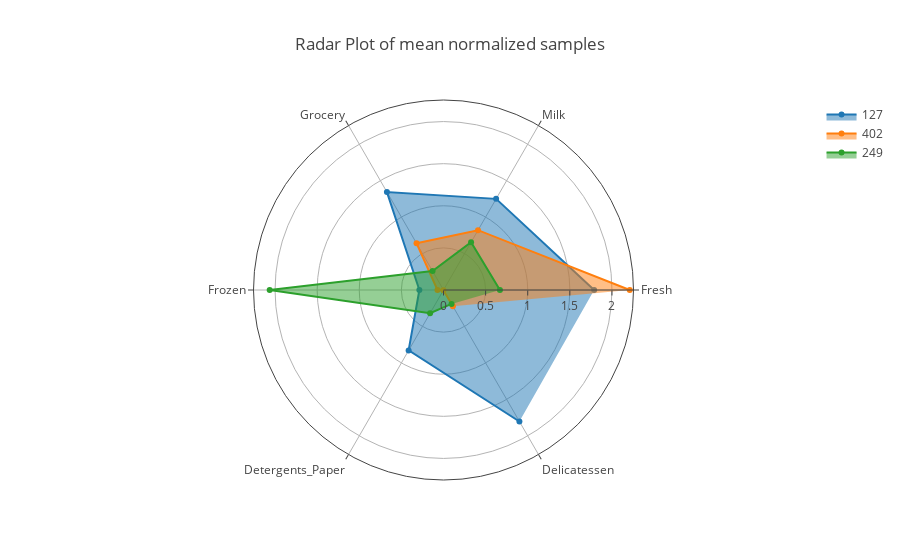

The cell this chart's notebook holds for it:
### Code cell
plot_data = []

for index, row in samples.iterrows():
    plot_data.append(go.Scatterpolar(
      r = row/data.mean(),
      theta = samples.columns,
      fill = 'toself',
      name = indices[index]
    ))
    
layout = go.Layout(
    title='Radar Plot of mean normalized samples',
    showlegend = True
)

fig = go.Figure(data=plot_data, layout=layout)
py.iplot(fig)

### Figure 1 — Plotly figure (JSON) as saved in the notebook; plotly's stock layout.template omitted (floating-point values rounded to 4 significant figures)
{"data": [{"fill": "toself", "name": "127", "r": [1.789, 1.25, 1.344, 0.2865, 0.828, 1.803], "theta": ["Fresh", "Milk", "Grocery", "Frozen", "Detergents_Paper", "Delicatessen"], "type": "scatterpolar", "uid": "7b1da2a6-c640-11e8-9941-e4a7a085a6b4"}, {"fill": "toself", "name": "402", "r": [2.212, 0.82, 0.6403, 0.07162, 0.00347, 0.223], "theta": ["Fresh", "Milk", "Grocery", "Frozen", "Detergents_Paper", "Delicatessen"], "type": "scatterpolar", "uid": "7b1da2a7-c640-11e8-bb15-e4a7a085a6b4"}, {"fill": "toself", "name": "249", "r": [0.67, 0.6547, 0.2603, 2.064, 0.3186, 0.1908], "theta": ["Fresh", "Milk", "Grocery", "Frozen", "Detergents_Paper", "Delicatessen"], "type": "scatterpolar", "uid": "7b1da2a8-c640-11e8-95f9-e4a7a085a6b4"}], "layout": {"showlegend": true, "title": "Radar Plot of mean normalized samples"}}
